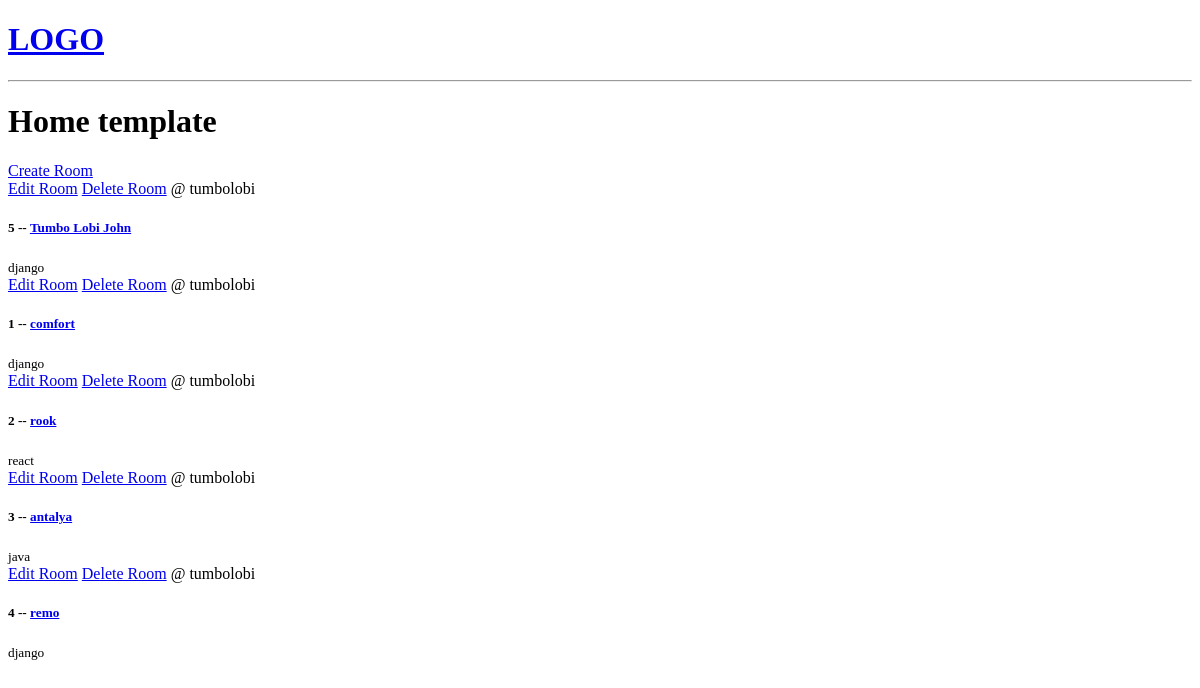
The app's page /, older data.
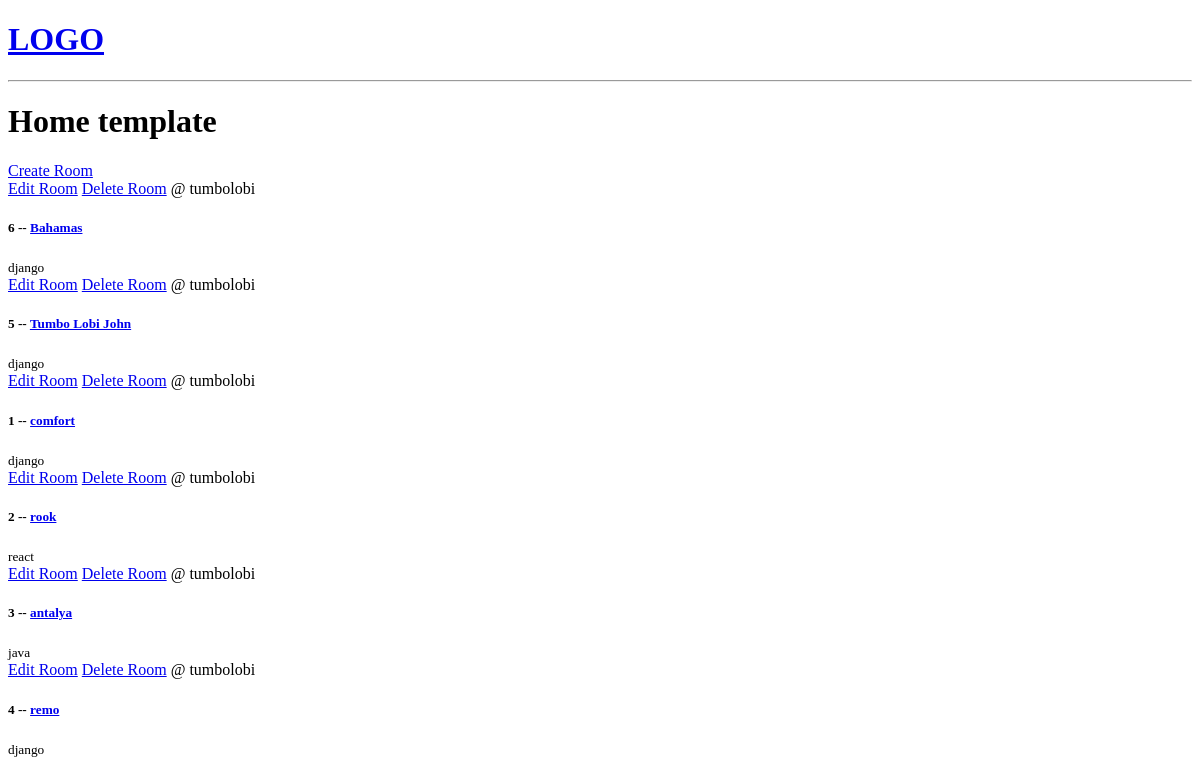
The same page, newer data.
### base/models.py (models this page shows, shortened)
class Room(models.Model):
    host = models.ForeignKey(User, on_delete=models.SET_NULL, null=True)
    topic = models.ForeignKey(Topic, on_delete=models.SET_NULL, null=True)
    name = models.CharField(max_length=200)
    description = models.TextField(null=True, blank=True)
    update = models.DateTimeField(auto_now=True)
    created_at = models.DateTimeField(auto_now_add=True)
    class Meta:
        ordering = ['-update', '-created_at']

class Topic(models.Model):
    name = models.CharField(max_length=200)

### base/views.py (the view)
# urls.py: path("", views.home, name="home"),
def home(request):
    rooms = Room.objects.all()
    context = {'rooms': rooms}
    return render(request, 'home.html', context)

### templates/home.html
{% extends 'main.html' %}
{% block content %}
<h1 xmlns="http://www.w3.org/1999/html">
    Home template
</h1>
    <div>
        <a href = '{% url "create-room" %}'>Create Room</a>
        <div>
            {% for room in rooms %}
                <div>
                    <a href="{% url 'update-room' room.id %}">Edit Room</a>
                    <a href="{% url 'delete-room' room.id %}">Delete Room</a>
                    <span>@ {{ room.host.username }}</span>
                    <h5>{{ room.id }} -- <a href="{% url 'room' room.id %}">{{ room.name }}</a></h5>
                    <small>{{ room.topic.name }}</small>
                </div>
            {% endfor %}
        </div>
    </div>
{% endblock content %}

Row changes from the older to the newer data that the page shows:
added Room: host.username "tumbolobi", id "6", name "Bahamas", topic.name "django"
